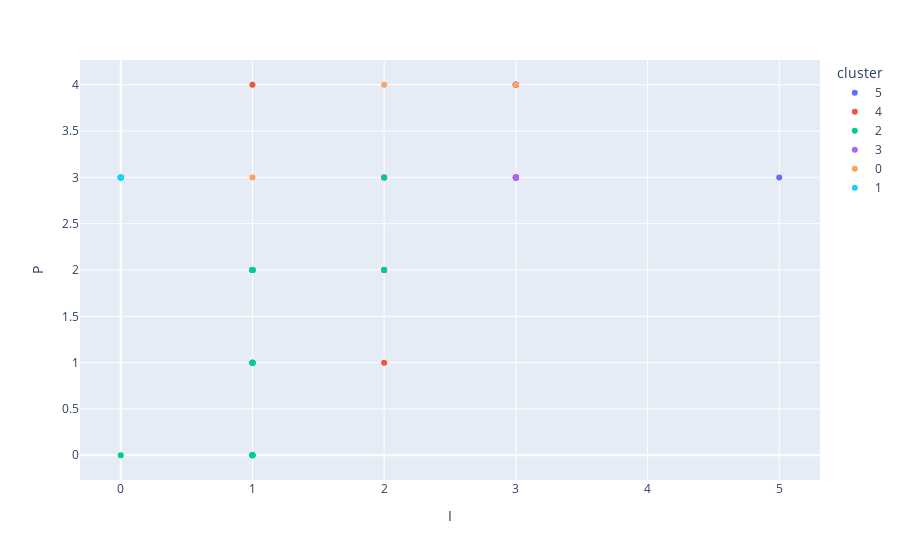

The notebook cell this image was saved under:
### Markdown cell above
Create the I vs P scatterplot, but remove `ols`.

### Code cell
px.scatter(dataframe,x = "I",y = "P",color = "cluster")

#<xml xmlns="https://developers.google.com/blockly/xml"><variables><variable id="o]8d]RxO,Gcx(.ogOS#{">px</variable><variable id="w0MtU$GK$_0i(vCQ@}s{">dataframe</variable></variables><block type="varDoMethod" id="Dn5fvKUj5b*)^9)1eTd8" x="-72" y="81"><mutation items="4"></mutation><field name="VAR" id="o]8d]RxO,Gcx(.ogOS#{">px</field><field name="MEMBER">scatter</field><data>px:scatter</data><value name="ADD0"><block type="variables_get" id="j7;K-#L?vCt~imZ?=Oax"><field name="VAR" id="w0MtU$GK$_0i(vCQ@}s{">dataframe</field></block></value><value name="ADD1"><block type="dummyOutputCodeBlock" id="Od4~8dz?HlhMIYS8s~gV"><field name="CODE">x = "I"</field></block></value><value name="ADD2"><block type="dummyOutputCodeBlock" id="pwXKi)V{FZ:PE[jU!H,r"><field name="CODE">y = "P"</field></block></value><value name="ADD3"><block type="dummyOutputCodeBlock" id="-O+U-Gyb3EVUUL/h0pO?"><field name="CODE">color = "cluster"</field></block></value></block></xml>

### Figure 1 — Plotly figure (JSON) as saved in the notebook; plotly's stock layout.template omitted (floating-point values rounded to 4 significant figures)
{"data": [{"hovertemplate": "cluster=5<br>I=%{x}<br>P=%{y}<extra></extra>", "legendgroup": "5", "marker": {"color": "#636efa", "symbol": "circle"}, "mode": "markers", "name": "5", "orientation": "v", "showlegend": true, "type": "scatter", "x": [5, 3, 3, 3, 3, 3, 3, 3], "xaxis": "x", "y": [3, 4, 4, 4, 4, 4, 4, 4], "yaxis": "y"}, {"hovertemplate": "cluster=4<br>I=%{x}<br>P=%{y}<extra></extra>", "legendgroup": "4", "marker": {"color": "#EF553B", "symbol": "circle"}, "mode": "markers", "name": "4", "orientation": "v", "showlegend": true, "type": "scatter", "x": [3, 2, 2, 2, 2, 1, 1, 2, 1, 2], "xaxis": "x", "y": [3, 3, 2, 2, 1, 2, 2, 2, 4, 3], "yaxis": "y"}, {"hovertemplate": "cluster=2<br>I=%{x}<br>P=%{y}<extra></extra>", "legendgroup": "2", "marker": {"color": "#00cc96", "symbol": "circle"}, "mode": "markers", "name": "2", "orientation": "v", "showlegend": true, "type": "scatter", "x": [0, 2, 2, 1, 1, 1, 1, 1, 1, 1, 1, 1, 1, 1, 1, 1, 1, 1, 1, 1], "xaxis": "x", "y": [0, 2, 3, 2, 2, 2, 2, 2, 2, 1, 1, 1, 1, 0, 0, 0, 0, 0, 1, 1], "yaxis": "y"}, {"hovertemplate": "cluster=3<br>I=%{x}<br>P=%{y}<extra></extra>", "legendgroup": "3", "marker": {"color": "#ab63fa", "symbol": "circle"}, "mode": "markers", "name": "3", "orientation": "v", "showlegend": true, "type": "scatter", "x": [3, 3, 3, 3, 3, 3, 3, 3, 3, 3, 3, 3, 3, 3, 3], "xaxis": "x", "y": [4, 4, 3, 3, 3, 4, 3, 3, 4, 3, 3, 3, 3, 3, 3], "yaxis": "y"}, {"hovertemplate": "cluster=0<br>I=%{x}<br>P=%{y}<extra></extra>", "legendgroup": "0", "marker": {"color": "#FFA15A", "symbol": "circle"}, "mode": "markers", "name": "0", "orientation": "v", "showlegend": true, "type": "scatter", "x": [3, 3, 1, 2], "xaxis": "x", "y": [4, 4, 3, 4], "yaxis": "y"}, {"hovertemplate": "cluster=1<br>I=%{x}<br>P=%{y}<extra></extra>", "legendgroup": "1", "marker": {"color": "#19d3f3", "symbol": "circle"}, "mode": "markers", "name": "1", "orientation": "v", "showlegend": true, "type": "scatter", "x": [0, 0, 0, 0, 0, 0, 0, 0, 0], "xaxis": "x", "y": [3, 3, 3, 3, 3, 3, 3, 3, 3], "yaxis": "y"}], "layout": {"legend": {"title": {"text": "cluster"}, "tracegroupgap": 0}, "margin": {"t": 60}, "xaxis": {"anchor": "y", "domain": [0, 1], "title": {"text": "I"}}, "yaxis": {"anchor": "x", "domain": [0, 1], "title": {"text": "P"}}}}
